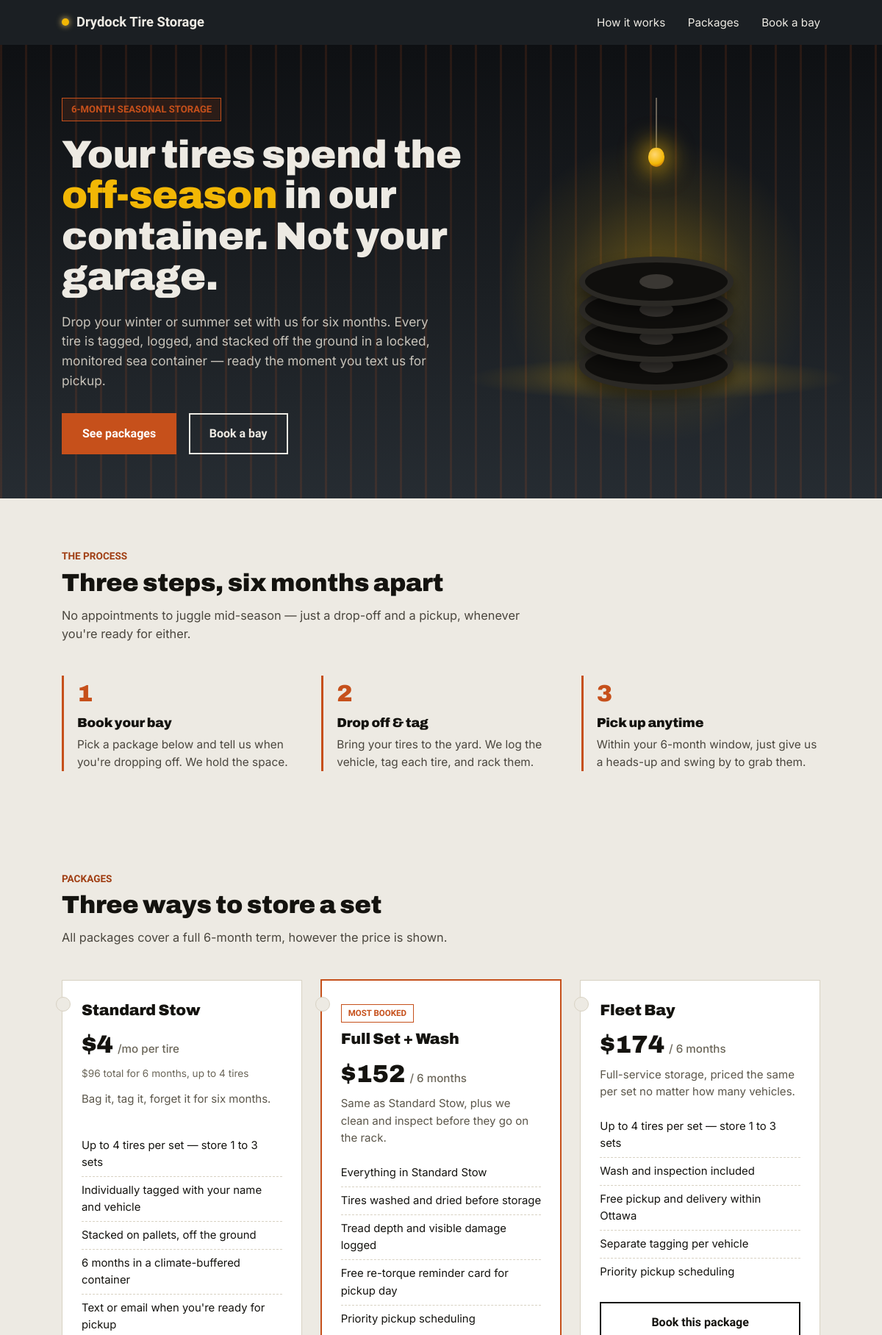
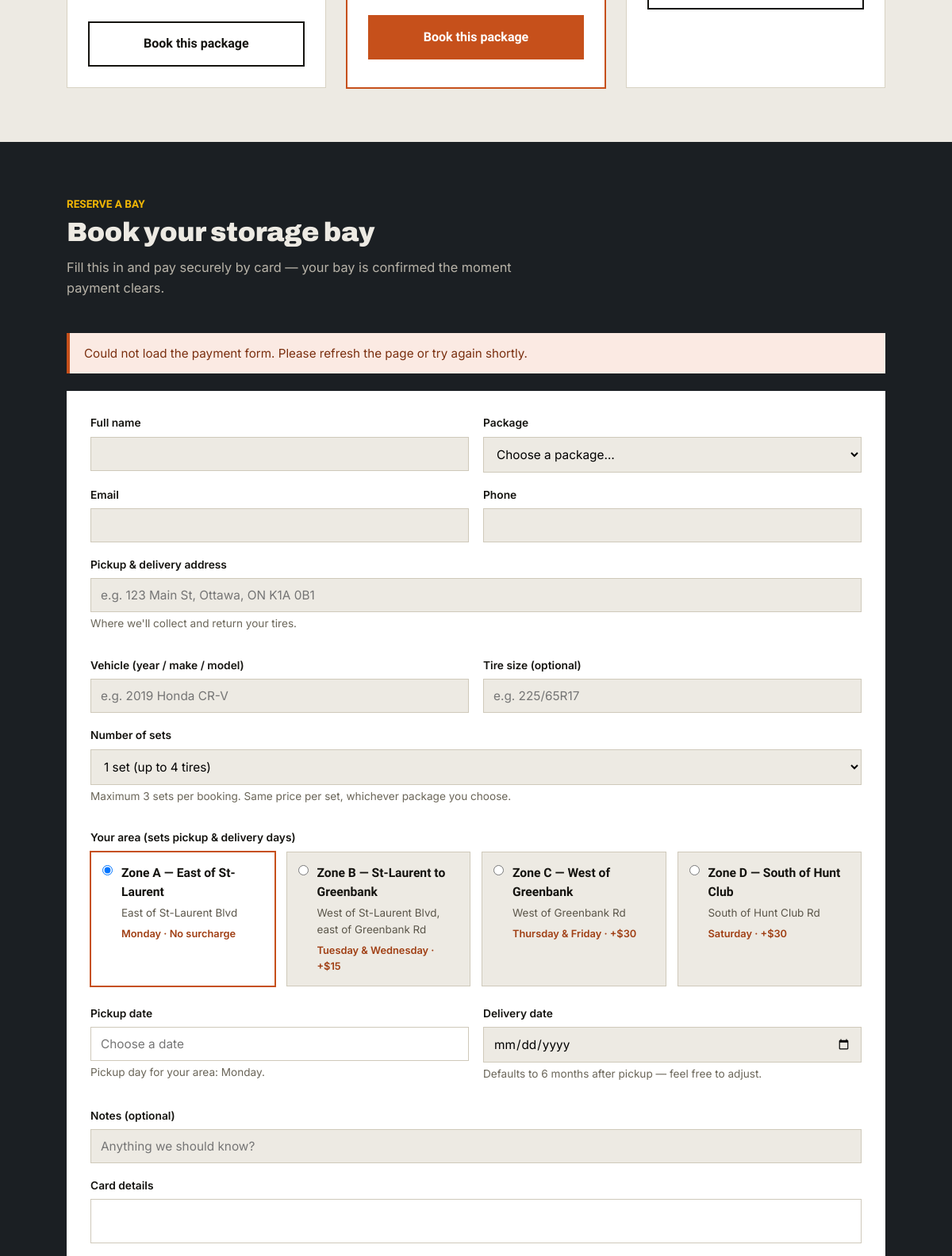
The page / (upper part) on the database its author committed (2 pictures, top to bottom).
### tables this page shows
CREATE TABLE IF NOT EXISTS packages (
    id            INT AUTO_INCREMENT PRIMARY KEY,
    slug          VARCHAR(40)   NOT NULL UNIQUE,
    name          VARCHAR(80)   NOT NULL,
    tire_limit    TINYINT       NOT NULL,
    price_cents   INT           NOT NULL,        
    monthly_rate_cents INT      DEFAULT NULL,    
    tagline       VARCHAR(160)  NOT NULL,
    features      TEXT          NOT NULL,    
    is_featured   TINYINT(1)    NOT NULL DEFAULT 0,  
    is_active     TINYINT(1)    NOT NULL DEFAULT 1,  
    sort_order    TINYINT       NOT NULL DEFAULT 0
);

CREATE TABLE IF NOT EXISTS zones (
    id            INT AUTO_INCREMENT PRIMARY KEY,
    slug          VARCHAR(40)   NOT NULL UNIQUE,
    name          VARCHAR(80)   NOT NULL,
    areas         VARCHAR(200)  NOT NULL,    
    surcharge_cents INT         NOT NULL DEFAULT 0,
    service_days  VARCHAR(80)   NOT NULL,    
    weekday_csv   VARCHAR(20)   NOT NULL,    
    sort_order    TINYINT       NOT NULL DEFAULT 0
);

### includes/db.php (called while the page is built, shortened)
<?php
function h(?string $value): string
{
    return htmlspecialchars($value ?? '', ENT_QUOTES, 'UTF-8');
}

### index.php (the view, shortened to what this page needs)
<?php
require_once __DIR__ . '/includes/db.php';
$db = get_db();
$packages = $db->query('SELECT * FROM packages WHERE is_active = 1 ORDER BY sort_order ASC')->fetchAll();
$zones    = $db->query('SELECT * FROM zones ORDER BY sort_order ASC')->fetchAll();
?>
<!DOCTYPE html>
<html lang="en">
<head>
<link rel="stylesheet" href="css/style.css">
</head>
<body>
<div class="topbar">
    <div class="wrap">
        <a class="brand" href="#top"><span class="dot"></span><?= h(SITE_NAME) ?></a>
        <nav>
            <a href="#how">How it works</a>
            <a href="#packages">Packages</a>
            <a href="#book">Book a bay</a>
        </nav>
    </div>
</div>
<header class="hero" id="top">
    <div class="container-walls"></div>
    <div class="wrap hero-inner">
        <div class="hero-copy">
            <span class="eyebrow">6-MONTH SEASONAL STORAGE</span>
            <h1>Your tires spend the <span>off-season</span> in our container. Not your garage.</h1>
            <p>Drop your winter or summer set with us for six months. Every tire is tagged, logged, and stacked off the ground in a locked, monitored sea container &mdash; ready the moment you text us for pickup.</p>
            <a href="#packages" class="btn btn-primary">See packages</a>
            <a href="#book" class="btn btn-outline">Book a bay</a>
        </div>
        <div class="rig">
            <div class="cord"></div>
            <div class="bulb"></div>
            <div class="tire-stack">
                <div class="tire"></div>
                <div class="tire"></div>
                <div class="tire"></div>
                <div class="tire"></div>
            </div>
        </div>
    </div>
</header>
<section id="how">
    <div class="wrap">
        <div class="section-head">
            <span class="kicker">THE PROCESS</span>
            <h2>Three steps, six months apart</h2>
            <p>No appointments to juggle mid-season &mdash; just a drop-off and a pickup, whenever you're ready for either.</p>
        </div>
        <div class="steps">
            <div class="step">
                <div class="num">1</div>
                <h3>Book your bay</h3>
                <p>Pick a package below and tell us when you're dropping off. We hold the space.</p>
            </div>
            <div class="step">
                <div class="num">2</div>
                <h3>Drop off &amp; tag</h3>
                <p>Bring your tires to the yard. We log the vehicle, tag each tire, and rack them.</p>
            </div>
            <div class="step">
                <div class="num">3</div>
                <h3>Pick up anytime</h3>
                <p>Within your 6-month window, just give us a heads-up and swing by to grab them.</p>
            </div>
        </div>
    </div>
</section>
<section id="packages">
    <div class="wrap">
        <div class="section-head">
            <span class="kicker">PACKAGES</span>
            <h2>Three ways to store a set</h2>
            <p>All packages cover a full 6-month term, however the price is shown.</p>
        </div>
        <div class="packages">
            <?php foreach ($packages as $i => $pkg): ?>
                <?php $featured = (bool)$pkg['is_featured']; ?>
                <div class="tag <?= $featured ? 'featured' : '' ?>">
                    <?php if ($featured): ?><span class="badge">MOST BOOKED</span><?php endif; ?>
                    <h3><?= h($pkg['name']) ?></h3>
                    <?php if ($pkg['monthly_rate_cents']): ?>
                        <div class="price">$<?= number_format($pkg['monthly_rate_cents'] / 100, 0) ?> <small>/mo per tire</small></div>
                        <div class="price-total">$<?= number_format($pkg['price_cents'] / 100, 0) ?> total for 6 months, up to 4 tires</div>
                    <?php else: ?>
                        <div class="price">$<?= number_format($pkg['price_cents'] / 100, 0) ?> <small>/ 6 months</small></div>
                    <?php endif; ?>
                    <div class="tagline"><?= h($pkg['tagline']) ?></div>
                    <ul>
                        <?php foreach (explode("\n", $pkg['features']) as $feature): ?>
                            <li><?= h($feature) ?></li>
                        <?php endforeach; ?>
                    </ul>
                    <a href="#book" class="btn <?= $featured ? 'btn-primary' : 'btn-outline' ?>" onclick="selectPackage('<?= (int)$pkg['id'] ?>')">Book this package</a>
                </div>
            <?php endforeach; ?>
        </div>
    </div>
</section>
<section class="booking" id="book">
    <div class="wrap">
        <div class="section-head">
            <span class="kicker">RESERVE A BAY</span>
            <h2>Book your storage bay</h2>
            <p>Fill this in and pay securely by card &mdash; your bay is confirmed the moment payment clears.</p>
        </div>
        <div id="booking-error" class="alert alert-error" hidden></div>
        <form class="form-grid" id="booking-form">
            <div>
                <label for="full_name">Full name</label>
                <input type="text" id="full_name" name="full_name" required maxlength="120">
            </div>
            <div>
                <label for="package_select">Package</label>
                <select id="package_select" name="package_select" required onchange="document.getElementById('package_id').value=this.value; updateEstimate();">
                    <option value="">Choose a package&hellip;</option>
                </select>
            </div>
            <div>
                <label for="email">Email</label>
                <input type="email" id="email" name="email" required maxlength="160">
            </div>
            <div>
                <label for="phone">Phone</label>
                <input type="tel" id="phone" name="phone" required maxlength="40">
            </div>
            <div class="full">
                <label for="address">Pickup &amp; delivery address</label>
                <input type="text" id="address" name="address" required maxlength="200" placeholder="e.g. 123 Main St, Ottawa, ON K1A 0B1">
                <p class="form-note">Where we'll collect and return your tires.</p>
            </div>
            <div>
                <label for="vehicle_info">Vehicle (year / make / model)</label>
                <input type="text" id="vehicle_info" name="vehicle_info" required maxlength="160" placeholder="e.g. 2019 Honda CR-V">
            </div>
            <div>
                <label for="tire_size">Tire size (optional)</label>
                <input type="text" id="tire_size" name="tire_size" maxlength="60" placeholder="e.g. 225/65R17">
            </div>
            <div class="full">
                <label for="quantity">Number of sets</label>
                <select id="quantity" name="quantity" required onchange="updateEstimate()">
                    <option value="1">1 set (up to 4 tires)</option>
                </select>
                <p class="form-note">Maximum 3 sets per booking. Same price per set, whichever package you choose.</p>
            </div>
            <div class="full">
                <label>Your area (sets pickup &amp; delivery days)</label>
                <div class="zone-options">
                    <?php foreach ($zones as $i => $zone): ?>
                        <label class="zone-option" for="zone_<?= (int)$zone['id'] ?>">
                            <input type="radio" id="zone_<?= (int)$zone['id'] ?>" name="zone_id" value="<?= (int)$zone['id'] ?>" required onchange="onZoneChange()" <?= $i === 0 ? 'checked' : '' ?>>
                            <span class="zone-name"><?= h($zone['name']) ?></span>
                            <span class="zone-areas"><?= h($zone['areas']) ?></span>
                            <span class="zone-meta"><?= h($zone['service_days']) ?> &middot; <?= $zone['surcharge_cents'] > 0 ? '+$' . number_format($zone['surcharge_cents'] / 100, 0) : 'No surcharge' ?></span>
                        </label>
                    <?php endforeach; ?>
                </div>
            </div>
            <div style="position:relative;">
                <label for="pickup_date_display">Pickup date</label>
                <input type="text" id="pickup_date_display" readonly required placeholder="Choose a date" autocomplete="off" onclick="toggleCalendar()">
                <p class="form-note" id="pickup-hint">Choose your area above to see available pickup days.</p>
            </div>
            <div>
                <label for="delivery_date">Delivery date</label>
                <input type="date" id="delivery_date" name="delivery_date" required>
                <p class="form-note">Defaults to 6 months after pickup &mdash; feel free to adjust.</p>
            </div>
            <div class="full">
                <label for="notes">Notes (optional)</label>
                <input type="text" id="notes" name="notes" maxlength="255" placeholder="Anything we should know?">
            </div>
            <div class="full">
                <label>Card details</label>
                <div id="card-container"></div>
            </div>
        </form>
    </div>
</section>
</body>
</html>

### rows shown on the page
packages: name "Standard Stow", $pkg['monthly_rate_cents']/100 "4", $pkg['price_cents']/100 "96", tagline "Bag it, tag it, forget it for six months.", features "Up to 4 tires per set — store 1 to 3 sets", features "Individually tagged with your name and vehicle", features "Stacked on pallets, off the ground", features "6 months in a climate-buffered container", features "Text or email when you're ready for pickup"
packages: is_featured "MOST BOOKED", name "Full Set + Wash", $pkg['price_cents']/100 "152", tagline "Same as Standard Stow, plus we clean and inspect before they go on the rack.", features "Everything in Standard Stow", features "Tires washed and dried before storage", features "Tread depth and visible damage logged", features "Free re-torque reminder card for pickup day", features "Priority pickup scheduling"
packages: name "Fleet Bay", $pkg['price_cents']/100 "174", tagline "Full-service storage, priced the same per set no matter how many vehicles.", features "Up to 4 tires per set — store 1 to 3 sets", features "Wash and inspection included", features "Free pickup and delivery within Ottawa", features "Separate tagging per vehicle", features "Priority pickup scheduling"
zones: name "Zone A — East of St-Laurent", areas "East of St-Laurent Blvd", service_days "Monday", surcharge_cents "No surcharge"
zones: name "Zone B — St-Laurent to Greenbank", areas "West of St-Laurent Blvd, east of Greenbank Rd", service_days "Tuesday & Wednesday", $zone['surcharge_cents']/100 "15"
zones: name "Zone C — West of Greenbank", areas "West of Greenbank Rd", service_days "Thursday & Friday", $zone['surcharge_cents']/100 "30"
zones: name "Zone D — South of Hunt Club", areas "South of Hunt Club Rd", service_days "Saturday", $zone['surcharge_cents']/100 "30"

### other values the page prints
SITE_NAME "Drydock Tire Storage"
